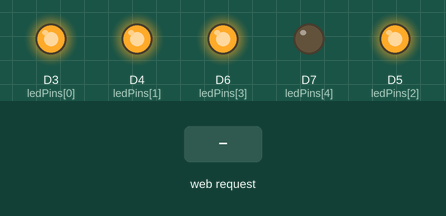
Recording of a sketch running on a simulated ESP8266 (NodeMCU). On the bench: output pins drawn as LEDs (lit = HIGH). Inputs (shaded band) come from the test bench. WiFi joins after 1.5 s; servers stay silent unless stated; the local clock reads 2024-03-15 10:24:30 at power-on unless the sketch sets it; random numbers use the default seed unless the sketch sets one; what the sketch prints to the serial monitor is not drawn.

Above: at 6.7 s.
6.8 s: HTTP request GET / received
At 7.8 s:
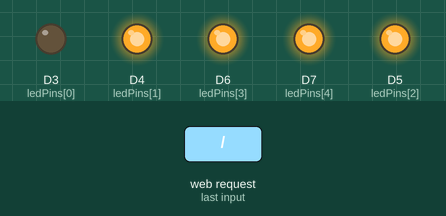
12.7 s: HTTP request GET /1 received
At 14.8 s:
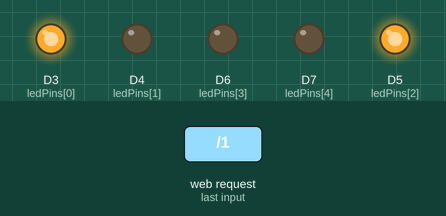
18.6 s: HTTP request GET /3 received
At 20.6 s:
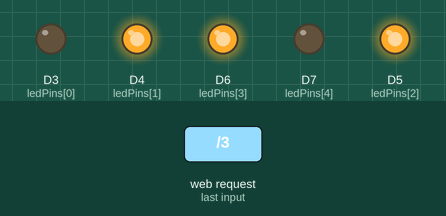
Timing chart, 0 to 42.3 s (numbered marks = the images above; inputs shaded):
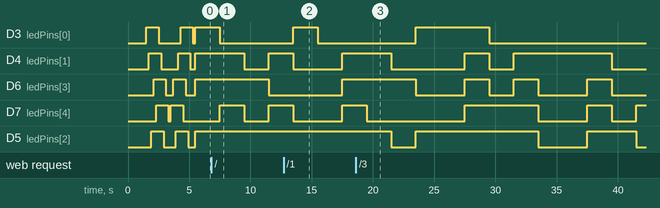

The sketch:

ex01.ino
```cpp
#include <ESP8266WiFi.h>
#include <WiFiClient.h>
#include <ESP8266WebServer.h>

// Webpage content stored in program memory
const char MAIN_page[] PROGMEM = R"=====(
<!DOCTYPE html>
<html>
<head>
    <title>Guest the num</title>
    <script>
        let isClicked = false;
        let scr = 0;

        function updateScore(score) {
            document.getElementById('score').innerHTML = 'Score: ' + score;
        }

        function handleButtonClick(buttonId) {
          var xhr = new XMLHttpRequest();
          var url = "/" + buttonId; // Construct URL dynamically based on buttonId
          xhr.open('GET', url, true);
          xhr.onreadystatechange = function() {
            if (xhr.readyState == 4 && xhr.status == 200) {
              isClicked = true;
              scr = scr + parseInt(xhr.responseText);
              updateScore(scr);
            }
          };
          xhr.send();
        }

        function checkTime() {
          if (!isClicked) {
            scr--;
          }
          updateScore(scr);
          isClicked = false;
        }

        setInterval(checkTime, 2000);
    </script>
</head>
<body>
    <h1></h1>
    <h1 id='score'>Score: --</h1>
    <button onclick='handleButtonClick(1)'>Button 1</button>
    <button onclick='handleButtonClick(2)'>Button 2</button>
    <button onclick='handleButtonClick(3)'>Button 3</button>
</body>
</html>

)=====";

// LED pin (built-in LED by default)
#define LED LED_BUILTIN
#define DELAY_LED 200

// WiFi credentials (replace with your network details)
const char* ssid = "";
const char* password = "";

int ledNum = 0;

// Web server object
ESP8266WebServer server(80);
const int ledPins[] = {D3, D4, D5, D6, D7};

void setup() {
  Serial.begin(115200);
  srand(time(NULL));
  WiFi.begin(ssid, password);
  Serial.println("");

  for (int i = 0; i < 5; i++)
  {
    pinMode(ledPins[i], OUTPUT);
  }

  while (WiFi.status() != WL_CONNECTED) {
    delay(500);
    Serial.print(".");
  }

  startLed();
  Serial.println("");
  Serial.print("Connected to ");
  Serial.println(ssid);
  Serial.print("IP address: ");
  Serial.println(WiFi.localIP());
  server.on("/", handleRoot);
  server.on("/1", HTTP_GET, handleB1);
  server.on("/2", HTTP_GET, handleB2);
  server.on("/3", HTTP_GET, handleB3);
  server.begin();
  Serial.println("HTTP server started");
}

// Loop function
void loop() {
  server.handleClient();
  randomLED();
}

void checkNum(int num) {
  int score = 0;
  if (ledNum % 3 == num)
  {
    Serial.print("Correct");
    score++;
  } else {
    Serial.print("Incorrect");
    score--;
  }
  Serial.println("");
  server.send(200, "text/html", String(score));
}

// Webpage handlers
void handleRoot() {
  Serial.println("You called root page");
  String html = MAIN_page;
  server.send(200, "text/html", html);
}

void handleB1() {
  Serial.println("You press Button 1: ");
  checkNum(0);
}

void handleB2() {
  Serial.println("You press Button 2: ");
  checkNum(1);
}

void handleB3() {
  Serial.println("You press Button 3: ");
  checkNum(2);
}

void startLed() {
  for (int i = 0; i < 5; i++)
  {
    digitalWrite(ledPins[i], HIGH);
    delay(DELAY_LED);
  }
  for (int i = 0; i < 5; i++)
  {
    digitalWrite(ledPins[i], LOW);
    delay(DELAY_LED);
  }
  for (int i = 4; i >=0 ; i--)
  {
    digitalWrite(ledPins[i], HIGH);
    delay(DELAY_LED);
  }
  for (int i = 4; i >=0 ; i--)
  {
    digitalWrite(ledPins[i], LOW);
    delay(DELAY_LED);
  }
}

void randomLED() {
  ledNum = random(1, 6);
  int seed = random(1, 6);
  randomSeed(ledNum, seed);
}

void randomSeed(int numled, int seed) {
  int seed1[5] = {2, 4, 1, 3, 0};
  int seed2[5] = {4, 2, 1, 3, 0};
  int seed3[5] = {3, 2, 1, 0 ,4};
  int seed4[5] = {0, 2, 1, 3 ,4};
  int seed5[5] = {1, 4, 2, 3 ,0};

  switch (seed)
  {
  case 1:
    for (int i = 0; i < numled; i++)
    {
      digitalWrite(ledPins[seed1[i]], HIGH);
    }
    delay(2000);
    for (int i = 0; i < numled; i++)
    {
      digitalWrite(ledPins[seed1[i]], LOW);
    }
    break;
  case 2:
    for (int i = 0; i < numled; i++)
    {
      digitalWrite(ledPins[seed2[i]], HIGH);
    }
    delay(2000);
    for (int i = 0; i < numled; i++)
    {
      digitalWrite(ledPins[seed2[i]], LOW);
    }
    break;
  case 3:
    for (int i = 0; i < numled; i++)
    {
      digitalWrite(ledPins[seed3[i]], HIGH);
    }
    delay(2000);
    for (int i = 0; i < numled; i++)
    {
      digitalWrite(ledPins[seed3[i]], LOW);
    }
    break;
  case 4:
    for (int i = 0; i < numled; i++)
    {
      digitalWrite(ledPins[seed4[i]], HIGH);
    }
    delay(2000);
    for (int i = 0; i < numled; i++)
    {
      digitalWrite(ledPins[seed4[i]], LOW);
    }
    break;
  case 5:
    for (int i = 0; i < numled; i++)
    {
      digitalWrite(ledPins[seed5[i]], HIGH);
    }
    delay(2000);
    for (int i = 0; i < numled; i++)
    {
      digitalWrite(ledPins[seed5[i]], LOW);
    }
    break;
  }
}
```
